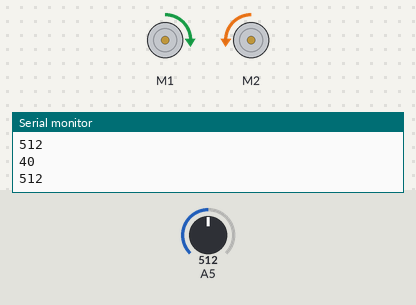
A sketch run on a simulated Arduino Uno, built with avr-gcc and run on an emulated ATmega328P. On the bench: 2 × DC motor (green arrow = forward, orange = backward, longer = faster), the last lines printed to the serial monitor. The test bench sets the inputs (shaded band); at power-on: A5 = 512.

Above: at 1.2 s.
1.3 s: A5 set to 306
At 2.4 s:
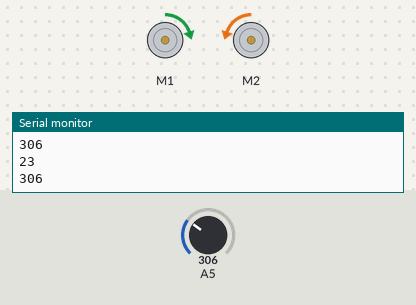
2.8 s: A5 set to 122
At 3.4 s:
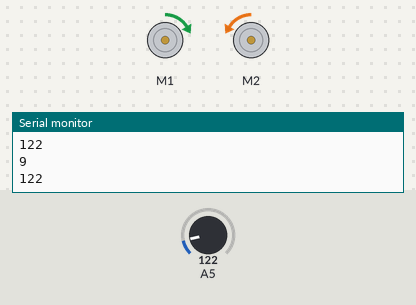
4.3 s: A5 set to 900
At 4.8 s:
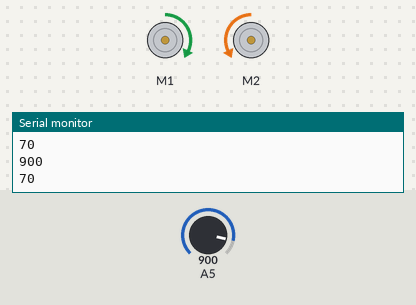
5.8 s: A5 set to 1023
At 7.1 s:
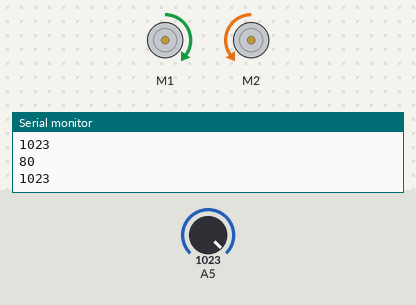
Timing chart, 0 to 8.3 s (numbered marks = the images above; inputs shaded):
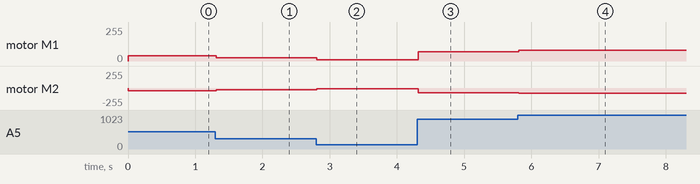

Measured:
- after the input at 1.3 s, motor M1: forward 40/255 → forward 23/255 at once; motor M2: backward 40/255 → backward 23/255 at once
- after the input at 2.8 s, motor M1: forward 23/255 → forward 9/255 at once; motor M2: backward 23/255 → backward 9/255 at once
- after the input at 4.3 s, motor M1: forward 9/255 → forward 70/255 at once; motor M2: backward 9/255 → backward 70/255 at once
- after the input at 5.8 s, motor M1: forward 70/255 → forward 80/255 at once; motor M2: backward 70/255 → backward 80/255 at once

The sketch:

Control_2_DC_motor_speed_using_Shiel.ino
```cpp
#include <AFMotor.h>

AF_DCMotor motor1(1);
AF_DCMotor motor2(2);

void setup() {
  Serial.begin(9600);           // set up Serial library at 9600 bps
 pinMode(A0,INPUT);
}

void loop() {


    int potentiometerVal = analogRead(A5);

  Serial.println(potentiometerVal);

  int potValue = map(potentiometerVal,0,1023,0,80);
    Serial.println(potValue);

  delay (2);

  motor1.run(FORWARD);
  motor1.setSpeed(potValue);

  motor2.run(BACKWARD);
  motor2.setSpeed(potValue);

  delay(1);


}
```
